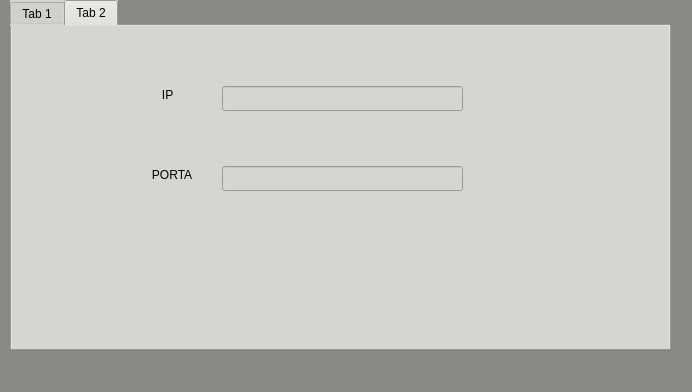
<?xml version="1.0" encoding="UTF-8"?>
<ui version="4.0">
 <class>MainWindow</class>
 <widget class="QMainWindow" name="MainWindow">
  <property name="geometry">
   <rect>
    <x>0</x>
    <y>0</y>
    <width>692</width>
    <height>392</height>
   </rect>
  </property>
  <property name="windowTitle">
   <string>MainWindow</string>
  </property>
  <property name="styleSheet">
   <string notr="true">background-color: rgb(136, 138, 133);</string>
  </property>
  <widget class="QWidget" name="centralWidget">
   <widget class="QTabWidget" name="tabWidget">
    <property name="geometry">
     <rect>
      <x>10</x>
      <y>0</y>
      <width>661</width>
      <height>351</height>
     </rect>
    </property>
    <property name="styleSheet">
     <string notr="true">background-color: rgb(211, 215, 207);</string>
    </property>
    <property name="currentIndex">
     <number>1</number>
    </property>
    <widget class="QWidget" name="tab">
     <attribute name="title">
      <string>Tab 1</string>
     </attribute>
     <widget class="QSlider" name="Velocidade">
      <property name="geometry">
       <rect>
        <x>360</x>
        <y>70</y>
        <width>91</width>
        <height>191</height>
       </rect>
      </property>
      <property name="styleSheet">
       <string notr="true">background-color: rgb(211, 215, 207);</string>
      </property>
      <property name="minimum">
       <number>-1024</number>
      </property>
      <property name="maximum">
       <number>1024</number>
      </property>
      <property name="orientation">
       <enum>Qt::Vertical</enum>
      </property>
     </widget>
     <widget class="QPushButton" name="conectar">
      <property name="geometry">
       <rect>
        <x>20</x>
        <y>30</y>
        <width>131</width>
        <height>71</height>
       </rect>
      </property>
      <property name="styleSheet">
       <string notr="true">background-color: rgb(211, 215, 207);
color: rgb(0, 0, 0);</string>
      </property>
      <property name="text">
       <string>Conectar</string>
      </property>
     </widget>
     <widget class="QPushButton" name="PARAR">
      <property name="geometry">
       <rect>
        <x>170</x>
        <y>30</y>
        <width>131</width>
        <height>71</height>
       </rect>
      </property>
      <property name="styleSheet">
       <string notr="true">background-color: rgb(211, 215, 207);
color: rgb(0, 0, 0);</string>
      </property>
      <property name="text">
       <string>Parar</string>
      </property>
     </widget>
     <widget class="QPushButton" name="Attack1">
      <property name="geometry">
       <rect>
        <x>20</x>
        <y>130</y>
        <width>131</width>
        <height>141</height>
       </rect>
      </property>
      <property name="styleSheet">
       <string notr="true">background-color: rgb(211, 215, 207);
color: rgb(0, 0, 0);</string>
      </property>
      <property name="text">
       <string>Attack 1</string>
      </property>
     </widget>
     <widget class="QPushButton" name="Attack2">
      <property name="geometry">
       <rect>
        <x>170</x>
        <y>130</y>
        <width>131</width>
        <height>141</height>
       </rect>
      </property>
      <property name="styleSheet">
       <string notr="true">background-color: rgb(211, 215, 207);
color: rgb(0, 0, 0);</string>
      </property>
      <property name="text">
       <string>Attack 2</string>
      </property>
     </widget>
     <widget class="QLabel" name="label">
      <property name="geometry">
       <rect>
        <x>430</x>
        <y>0</y>
        <width>121</width>
        <height>41</height>
       </rect>
      </property>
      <property name="autoFillBackground">
       <bool>false</bool>
      </property>
      <property name="styleSheet">
       <string notr="true">background-color: rgb(211, 215, 207);
color: rgb(0, 0, 0);</string>
      </property>
      <property name="text">
       <string>   VELOCIDADE</string>
      </property>
     </widget>
     <widget class="QSlider" name="Velocidade_2">
      <property name="geometry">
       <rect>
        <x>520</x>
        <y>70</y>
        <width>91</width>
        <height>191</height>
       </rect>
      </property>
      <property name="styleSheet">
       <string notr="true">background-color: rgb(211, 215, 207);</string>
      </property>
      <property name="minimum">
       <number>-1024</number>
      </property>
      <property name="maximum">
       <number>1024</number>
      </property>
      <property name="orientation">
       <enum>Qt::Vertical</enum>
      </property>
     </widget>
     <widget class="QLabel" name="label_4">
      <property name="geometry">
       <rect>
        <x>370</x>
        <y>50</y>
        <width>67</width>
        <height>17</height>
       </rect>
      </property>
      <property name="layoutDirection">
       <enum>Qt::LeftToRight</enum>
      </property>
      <property name="styleSheet">
       <string notr="true">background-color: rgb(211, 215, 207);
color: rgb(0, 0, 0);</string>
      </property>
      <property name="text">
       <string>0</string>
      </property>
     </widget>
     <widget class="QLabel" name="label_5">
      <property name="geometry">
       <rect>
        <x>530</x>
        <y>50</y>
        <width>67</width>
        <height>17</height>
       </rect>
      </property>
      <property name="styleSheet">
       <string notr="true">background-color: rgb(211, 215, 207);
color: rgb(0, 0, 0);</string>
      </property>
      <property name="text">
       <string>0</string>
      </property>
     </widget>
     <widget class="QLineEdit" name="lineEdit">
      <property name="geometry">
       <rect>
        <x>350</x>
        <y>270</y>
        <width>113</width>
        <height>25</height>
       </rect>
      </property>
      <property name="styleSheet">
       <string notr="true">background-color: rgb(211, 215, 207);
color: rgb(0, 0, 0);</string>
      </property>
     </widget>
     <widget class="QLineEdit" name="lineEdit_2">
      <property name="geometry">
       <rect>
        <x>510</x>
        <y>270</y>
        <width>113</width>
        <height>25</height>
       </rect>
      </property>
      <property name="styleSheet">
       <string notr="true">background-color: rgb(211, 215, 207);
color: rgb(0, 0, 0);</string>
      </property>
     </widget>
    </widget>
    <widget class="QWidget" name="tab_2">
     <attribute name="title">
      <string>Tab 2</string>
     </attribute>
     <widget class="QLineEdit" name="IP">
      <property name="geometry">
       <rect>
        <x>210</x>
        <y>60</y>
        <width>241</width>
        <height>25</height>
       </rect>
      </property>
      <property name="styleSheet">
       <string notr="true">font: 75 11pt &quot;Ume P Mincho&quot;;
background-color: rgb(211, 215, 207);</string>
      </property>
     </widget>
     <widget class="QLineEdit" name="PORTA">
      <property name="geometry">
       <rect>
        <x>210</x>
        <y>140</y>
        <width>241</width>
        <height>25</height>
       </rect>
      </property>
      <property name="styleSheet">
       <string notr="true">font: 75 11pt &quot;Ume P Mincho&quot;;
background-color: rgb(211, 215, 207);</string>
      </property>
     </widget>
     <widget class="QLabel" name="label_2">
      <property name="geometry">
       <rect>
        <x>130</x>
        <y>60</y>
        <width>67</width>
        <height>17</height>
       </rect>
      </property>
      <property name="styleSheet">
       <string notr="true">font: 75 11pt &quot;Ume P Mincho&quot;;
background-color: rgb(211, 215, 207);</string>
      </property>
      <property name="text">
       <string>      IP</string>
      </property>
     </widget>
     <widget class="QLabel" name="label_3">
      <property name="geometry">
       <rect>
        <x>130</x>
        <y>140</y>
        <width>67</width>
        <height>17</height>
       </rect>
      </property>
      <property name="styleSheet">
       <string notr="true">font: 75 11pt &quot;Ume P Mincho&quot;;
background-color: rgb(211, 215, 207);</string>
      </property>
      <property name="text">
       <string>   PORTA</string>
      </property>
     </widget>
    </widget>
   </widget>
  </widget>
  <widget class="QStatusBar" name="statusBar"/>
  <widget class="QMenuBar" name="menuBar">
   <property name="geometry">
    <rect>
     <x>0</x>
     <y>0</y>
     <width>692</width>
     <height>22</height>
    </rect>
   </property>
  </widget>
 </widget>
 <layoutdefault spacing="6" margin="11"/>
 <resources/>
 <connections/>
</ui>
